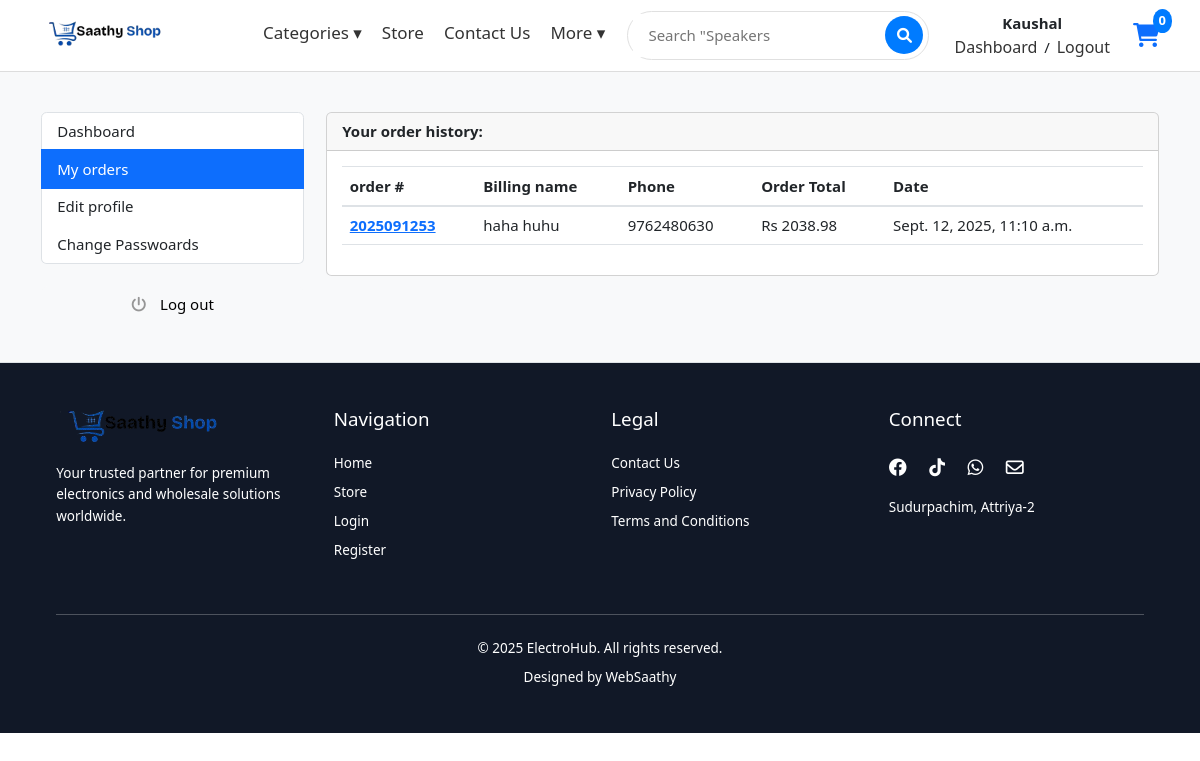
Screenshot of /accounts/my_orders/ (signed in) with the database file from the repository.
### accounts/models.py (models this page shows, shortened)
class Account(AbstractBaseUser):
    first_name = models.CharField(max_length=30)
    last_name = models.CharField(max_length=30)
    username = models.CharField(max_length=30, unique=True)
    email  = models.EmailField(max_length=50, unique=True)
    phone_number = models.CharField(max_length=50)
    date_joined = models.DateTimeField(auto_now_add=True)
    last_login = models.DateTimeField(auto_now_add=True)
    is_admin = models.BooleanField(default=False)
    is_staff = models.BooleanField(default=False)
    is_active = models.BooleanField(default=False)
    is_superadmin = models.BooleanField(default=False)
    USERNAME_FIELD = 'email'
    REQUIRED_FIELDS = ['username', 'first_name', 'last_name']
    objects = MyAccountManager()

### orders/models.py (models this page shows, shortened)
class Order(models.Model):
    STATUS = (
        ('New','New'),
        ('Accepted', 'Accepted'),
        ('Completed', 'Completed'),
        ('Cancelled', 'cancelled'),
    )
    user = models.ForeignKey(Account, on_delete=models.SET_NULL, null=True)
    payment = models.ForeignKey(Payment, on_delete=models.SET_NULL,null=True, blank=True)
    order_number= models.CharField(max_length=20)
    first_name = models.CharField(max_length=50)
    last_name = models.CharField(max_length=50)
    phone = models.CharField(max_length=15)
    email = models.EmailField(max_length=50)
    address_line_1 = models.CharField(max_length=50)
    address_line_2 = models.CharField(max_length=50, blank=True)
    state = models.CharField(max_length=50)
    city = models.CharField(max_length=50)
    order_note = models.CharField(max_length=100, blank=True)
    order_total = models.FloatField()
    tax = models.FloatField()
    status = models.CharField(max_length=10, choices=STATUS, default='New')
    ip = models.CharField(blank=True, max_length=20)
    is_ordered = models.BooleanField(default=False)
    created_at = models.DateTimeField(auto_now_add = True)
    updated_at = models.DateTimeField(auto_now=True)
    def full_name(self):
        return f'{self.first_name} {self.last_name}'

### accounts/views.py (the view)
# urls.py: path('my_orders/', views.my_orders, name='my_orders'),
@login_required (login_url = 'login')
def my_orders(request):
    orders = Order.objects.filter(user=request.user, is_ordered=True).order_by('-created_at')
    context = {
        'orders': orders,
    }
    return render (request, 'accounts/my_orders.html', context)

### carts/context_processors.py (called while the page is built)
def counter(request):
    cart_count = 0
    if 'admin' in request.path:
        return {}
    else:
        try:
            cart = Cart.objects.filter(cart_id=_cart_id(request))
            if request.user.is_authenticated:
                cart_items = CartItem.objects.all().filter(user=request.user)
            else:
                cart_items = CartItem.objects.all().filter(cart=cart[:1])
            for cart_item in cart_items:
                cart_count += cart_item.quantity
        except Cart.DoesNotExist:
            cart_count = 0
    return dict(cart_count=cart_count)

### carts/views.py (called while the page is built)
def _cart_id(request):
    cart = request.session.session_key
    if not cart:
        cart = request.session.create()
    return cart

### category/context_processors.py (called while the page is built)
def menu_links(request):
    links = Category.objects.all()
    return dict(links= links)

### category/models.py (called while the page is built)
    def get_url(self):
            return reverse('products_by_category', args= [self.slug])

### templates/accounts/my_orders.html (shortened to what this page needs)
{% extends 'base.html' %}
{% block content %}
<section class="section-conten padding-y bg">
    <div class="container">
        <div class="row">
            {% include 'includes/dashboard_aside.html' %}
        <main class="col-md-9">
            <article class="card">
            <header class="card-header">
                <strong class="d-inline-block mr-3">Your order history:</strong>
            </header>
            <div class="card-body">
                <div class="row">
                    <div class="col-md-12">
                        <table class="table table-hover">
                            <thead>
                                <tr>
                                <th scope="col">order #</th>
                                <th scope="col">Billing name</th>
                                <th scope="col">Phone</th>
                                <th scope="col">Order Total</th>
                                <th scope="col">Date</th>
                                </tr>
                            </thead>
                            <tbody >
                                {% for order in orders %}
                                <tr>
                                <th scope="row"><a href="{% url 'order_detail' order.order_number %}">{{order.order_number}}</a></th>
                                <td>{{order.full_name}}</td>
                                <td>{{order.phone}}</td>
                                <td>Rs {{order.order_total}}</td>
                                <td>{{order.created_at}}</td>
                                </tr>
                                {% endfor %}
                            </tbody>
                        </table>
                    </div>
                </div>
            </div>
            </article>
        </main>
    </div>
    </div>
    </section>
{% endblock %}

### templates/includes/navbar.html (shortened to what this page needs)
{% load static %}
<header class="section-header">
  <link href="https://cdn.jsdelivr.net/npm/bootstrap@5.3.3/dist/css/bootstrap.min.css" rel="stylesheet">
     <link rel="stylesheet" href="https://cdnjs.cloudflare.com/ajax/libs/font-awesome/6.5.0/css/all.min.css">
</head>
<body>
<nav>
  <div class="nav-left">
    <a href="{% url 'home' %}">
      <img src="{% static 'images/logo2.png' %}" alt="Logo" style="height: 30px;">
    </a>
    <ul class="nav-links">
      <li>
        <a href="#">Categories ▾</a>
      </li>
      <li><a href="{% url 'store' %}">Store</a></li>
      <li><a href="#">Contact Us</a></li>
      <li>
        <a href="#">More ▾</a>
      </li>
    </ul>
  </div>
    <div class="nav-search">
      <form action="{% url 'search' %}" method="get">
        <input type="text" id="searchInput" name="keyword" placeholder="">
        <button type="submit" class="search-icon">
          <i class="fas fa-search"></i>
        </button>
      </form>
    </div>
  <div class="nav-right">
    <div class="user-info">
      {% if user.is_authenticated %}
        <div class="name">{{ user.first_name }}</div>
        <a href="{% url 'dashboard' %}">Dashboard</a> /
        <a href="{% url 'logout' %}">Logout</a>
      {% else %}
        <div class="name">Welcome</div>
        <a href="{% url 'login' %}">Login</a> /
        <a href="{% url 'register' %}">Register</a>
      {% endif %}
    </div>
    <div class="cart">
      <a href="{% url 'carts:cart' %}">
        <i class="fas fa-shopping-cart"></i>
        <span>{{ cart_count }}</span>
      </a>
    </div>
  </div>
</nav>
</header>

### static/css/ui.css (style rules this page uses)
html { font-family: "Inter", sans-serif; font-size: 15px; }
.padding-y { padding-top: 40px; padding-bottom: 40px; }
article:after, .form-group:after { display: block; clear: both; content: ""; }
.bg { background-color: #f8f9fa; }

### templates/includes/navbar.html (style rules this page uses)
* { margin: 0; padding: 0; box-sizing: border-box; }
nav { display: flex; align-items: center; justify-content: space-between; padding: 10px 40px; background: #fff; border-bottom: 1px solid #ddd; }
.nav-left { display: flex; align-items: center; gap: 40px; }
.nav-left img { height: 60px; }
.nav-links { display: flex; gap: 20px; margin-left: 30px; position: relative; margin-top: 10px; }
.nav-links li { list-style: none; position: relative; }
.nav-links a { text-decoration: none; font-size: 17px; font-weight: 500; color: #333; display: inline-block; transition: color 0.3s; }
.nav-search { flex: 0.8; display: flex; justify-content: center; }
.nav-search form { display: flex; align-items: center; width: 100%; max-width: 450px; background: #fff; border: 1px solid #e0e0e0; border-radius: 25px; padding: 2px 5px; }
.nav-search input { flex: 1; padding: 10px 15px; border: none; outline: none; font-size: 15px; }
.nav-search button.search-icon { background: #007bff; color: white; border: none; width: 38px; height: 38px; border-radius: 50%; display: flex; align-items: center; justify-content: center; cursor: pointer; transition: all 0.3s; }
.nav-right { display: flex; align-items: center; gap: 20px; }
.user-info { text-align: center; }
.user-info .name { font-size: 15px; font-weight: bold; }
.user-info a { font-size: 16px; text-decoration: none; color: #333; margin: 0 3px; }
.cart { position: relative; font-size: 24px; cursor: pointer; color: #333; }
.cart span { position: absolute; top: -8px; right: -12px; background: #007bff; color: #fff; font-size: 13px; font-weight: bold; padding: 2px 6px; border-radius: 50%; }

### rows the page displays
Account: first_name "Kaushal"
Order: order_number "2025091253", full_name "haha huhu", phone "9762480630", order_total "2038.98", created_at "Sept. 12, 2025, 11:10 a.m."

### other values shown
{{ cart_count }} "0"
